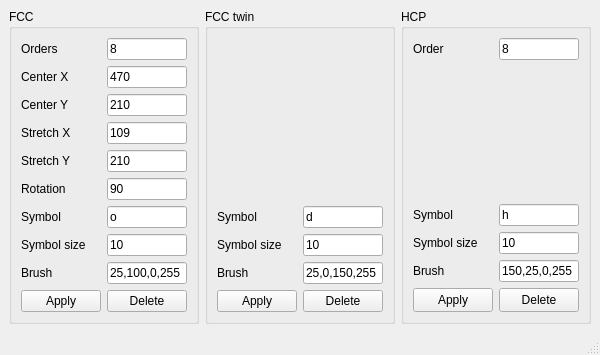
<?xml version="1.0" encoding="UTF-8"?>
<ui version="4.0">
 <class>MainWindow</class>
 <widget class="QMainWindow" name="MainWindow">
  <property name="geometry">
   <rect>
    <x>0</x>
    <y>0</y>
    <width>558</width>
    <height>355</height>
   </rect>
  </property>
  <property name="windowTitle">
   <string>MainWindow</string>
  </property>
  <widget class="QWidget" name="centralwidget">
   <layout class="QHBoxLayout" name="horizontalLayout">
    <item>
     <widget class="QGroupBox" name="groupBox">
      <property name="sizePolicy">
       <sizepolicy hsizetype="Expanding" vsizetype="Expanding">
        <horstretch>0</horstretch>
        <verstretch>0</verstretch>
       </sizepolicy>
      </property>
      <property name="title">
       <string>FCC</string>
      </property>
      <layout class="QFormLayout" name="formLayout_2">
       <item row="0" column="0">
        <widget class="QLabel" name="label_9">
         <property name="text">
          <string>Orders</string>
         </property>
        </widget>
       </item>
       <item row="0" column="1">
        <widget class="QLineEdit" name="lineEdit_9">
         <property name="text">
          <string>8</string>
         </property>
        </widget>
       </item>
       <item row="1" column="0">
        <widget class="QLabel" name="label">
         <property name="sizePolicy">
          <sizepolicy hsizetype="Expanding" vsizetype="Expanding">
           <horstretch>0</horstretch>
           <verstretch>0</verstretch>
          </sizepolicy>
         </property>
         <property name="text">
          <string>Center X</string>
         </property>
        </widget>
       </item>
       <item row="1" column="1">
        <widget class="QLineEdit" name="lineEdit">
         <property name="text">
          <string>470</string>
         </property>
        </widget>
       </item>
       <item row="2" column="0">
        <widget class="QLabel" name="label_2">
         <property name="sizePolicy">
          <sizepolicy hsizetype="Expanding" vsizetype="Expanding">
           <horstretch>0</horstretch>
           <verstretch>0</verstretch>
          </sizepolicy>
         </property>
         <property name="text">
          <string>Center Y</string>
         </property>
        </widget>
       </item>
       <item row="2" column="1">
        <widget class="QLineEdit" name="lineEdit_2">
         <property name="text">
          <string>210</string>
         </property>
        </widget>
       </item>
       <item row="3" column="0">
        <widget class="QLabel" name="label_3">
         <property name="sizePolicy">
          <sizepolicy hsizetype="Expanding" vsizetype="Expanding">
           <horstretch>0</horstretch>
           <verstretch>0</verstretch>
          </sizepolicy>
         </property>
         <property name="text">
          <string>Stretch X</string>
         </property>
        </widget>
       </item>
       <item row="3" column="1">
        <widget class="QLineEdit" name="lineEdit_3">
         <property name="text">
          <string>109</string>
         </property>
        </widget>
       </item>
       <item row="4" column="0">
        <widget class="QLabel" name="label_4">
         <property name="sizePolicy">
          <sizepolicy hsizetype="Expanding" vsizetype="Expanding">
           <horstretch>0</horstretch>
           <verstretch>0</verstretch>
          </sizepolicy>
         </property>
         <property name="text">
          <string>Stretch Y</string>
         </property>
        </widget>
       </item>
       <item row="4" column="1">
        <widget class="QLineEdit" name="lineEdit_4">
         <property name="text">
          <string>210</string>
         </property>
        </widget>
       </item>
       <item row="5" column="0">
        <widget class="QLabel" name="label_5">
         <property name="sizePolicy">
          <sizepolicy hsizetype="Expanding" vsizetype="Expanding">
           <horstretch>0</horstretch>
           <verstretch>0</verstretch>
          </sizepolicy>
         </property>
         <property name="text">
          <string>Rotation</string>
         </property>
        </widget>
       </item>
       <item row="5" column="1">
        <widget class="QLineEdit" name="lineEdit_5">
         <property name="text">
          <string>90</string>
         </property>
        </widget>
       </item>
       <item row="6" column="0">
        <widget class="QLabel" name="label_6">
         <property name="text">
          <string>Symbol</string>
         </property>
        </widget>
       </item>
       <item row="6" column="1">
        <widget class="QLineEdit" name="lineEdit_7">
         <property name="text">
          <string>o</string>
         </property>
        </widget>
       </item>
       <item row="7" column="0">
        <widget class="QLabel" name="label_8">
         <property name="sizePolicy">
          <sizepolicy hsizetype="Expanding" vsizetype="Expanding">
           <horstretch>0</horstretch>
           <verstretch>0</verstretch>
          </sizepolicy>
         </property>
         <property name="text">
          <string>Symbol size</string>
         </property>
        </widget>
       </item>
       <item row="7" column="1">
        <widget class="QLineEdit" name="lineEdit_6">
         <property name="text">
          <string>10</string>
         </property>
        </widget>
       </item>
       <item row="8" column="0">
        <widget class="QLabel" name="label_7">
         <property name="text">
          <string>Brush</string>
         </property>
        </widget>
       </item>
       <item row="8" column="1">
        <widget class="QLineEdit" name="lineEdit_8">
         <property name="text">
          <string>25,100,0,255</string>
         </property>
        </widget>
       </item>
       <item row="10" column="0">
        <widget class="QPushButton" name="pushButton">
         <property name="sizePolicy">
          <sizepolicy hsizetype="Minimum" vsizetype="Expanding">
           <horstretch>0</horstretch>
           <verstretch>0</verstretch>
          </sizepolicy>
         </property>
         <property name="text">
          <string>Apply</string>
         </property>
        </widget>
       </item>
       <item row="10" column="1">
        <widget class="QPushButton" name="pushButton_2">
         <property name="sizePolicy">
          <sizepolicy hsizetype="Minimum" vsizetype="Expanding">
           <horstretch>0</horstretch>
           <verstretch>0</verstretch>
          </sizepolicy>
         </property>
         <property name="text">
          <string>Delete</string>
         </property>
        </widget>
       </item>
      </layout>
     </widget>
    </item>
    <item>
     <widget class="QGroupBox" name="groupBox_2">
      <property name="sizePolicy">
       <sizepolicy hsizetype="Expanding" vsizetype="Expanding">
        <horstretch>0</horstretch>
        <verstretch>0</verstretch>
       </sizepolicy>
      </property>
      <property name="title">
       <string>FCC twin</string>
      </property>
      <layout class="QFormLayout" name="formLayout_3">
       <item row="0" column="0">
        <spacer name="verticalSpacer_13">
         <property name="orientation">
          <enum>Qt::Vertical</enum>
         </property>
         <property name="sizeHint" stdset="0">
          <size>
           <width>20</width>
           <height>40</height>
          </size>
         </property>
        </spacer>
       </item>
       <item row="0" column="1">
        <spacer name="verticalSpacer_14">
         <property name="orientation">
          <enum>Qt::Vertical</enum>
         </property>
         <property name="sizeHint" stdset="0">
          <size>
           <width>20</width>
           <height>40</height>
          </size>
         </property>
        </spacer>
       </item>
       <item row="1" column="0">
        <spacer name="verticalSpacer">
         <property name="orientation">
          <enum>Qt::Vertical</enum>
         </property>
         <property name="sizeHint" stdset="0">
          <size>
           <width>20</width>
           <height>40</height>
          </size>
         </property>
        </spacer>
       </item>
       <item row="1" column="1">
        <spacer name="verticalSpacer_2">
         <property name="orientation">
          <enum>Qt::Vertical</enum>
         </property>
         <property name="sizeHint" stdset="0">
          <size>
           <width>20</width>
           <height>40</height>
          </size>
         </property>
        </spacer>
       </item>
       <item row="2" column="0">
        <spacer name="verticalSpacer_3">
         <property name="orientation">
          <enum>Qt::Vertical</enum>
         </property>
         <property name="sizeHint" stdset="0">
          <size>
           <width>20</width>
           <height>40</height>
          </size>
         </property>
        </spacer>
       </item>
       <item row="2" column="1">
        <spacer name="verticalSpacer_5">
         <property name="orientation">
          <enum>Qt::Vertical</enum>
         </property>
         <property name="sizeHint" stdset="0">
          <size>
           <width>20</width>
           <height>40</height>
          </size>
         </property>
        </spacer>
       </item>
       <item row="3" column="0">
        <spacer name="verticalSpacer_4">
         <property name="orientation">
          <enum>Qt::Vertical</enum>
         </property>
         <property name="sizeHint" stdset="0">
          <size>
           <width>20</width>
           <height>40</height>
          </size>
         </property>
        </spacer>
       </item>
       <item row="3" column="1">
        <spacer name="verticalSpacer_6">
         <property name="orientation">
          <enum>Qt::Vertical</enum>
         </property>
         <property name="sizeHint" stdset="0">
          <size>
           <width>20</width>
           <height>40</height>
          </size>
         </property>
        </spacer>
       </item>
       <item row="4" column="0">
        <widget class="QLabel" name="label_15">
         <property name="text">
          <string>Symbol</string>
         </property>
        </widget>
       </item>
       <item row="4" column="1">
        <widget class="QLineEdit" name="lineEdit_15">
         <property name="text">
          <string>d</string>
         </property>
        </widget>
       </item>
       <item row="5" column="0">
        <widget class="QLabel" name="label_14">
         <property name="sizePolicy">
          <sizepolicy hsizetype="Expanding" vsizetype="Expanding">
           <horstretch>0</horstretch>
           <verstretch>0</verstretch>
          </sizepolicy>
         </property>
         <property name="text">
          <string>Symbol size</string>
         </property>
        </widget>
       </item>
       <item row="5" column="1">
        <widget class="QLineEdit" name="lineEdit_14">
         <property name="text">
          <string>10</string>
         </property>
        </widget>
       </item>
       <item row="6" column="0">
        <widget class="QLabel" name="label_16">
         <property name="text">
          <string>Brush</string>
         </property>
        </widget>
       </item>
       <item row="6" column="1">
        <widget class="QLineEdit" name="lineEdit_16">
         <property name="text">
          <string>25,0,150,255</string>
         </property>
        </widget>
       </item>
       <item row="8" column="0">
        <widget class="QPushButton" name="pushButton_3">
         <property name="sizePolicy">
          <sizepolicy hsizetype="Minimum" vsizetype="Expanding">
           <horstretch>0</horstretch>
           <verstretch>0</verstretch>
          </sizepolicy>
         </property>
         <property name="text">
          <string>Apply</string>
         </property>
        </widget>
       </item>
       <item row="8" column="1">
        <widget class="QPushButton" name="pushButton_4">
         <property name="sizePolicy">
          <sizepolicy hsizetype="Minimum" vsizetype="Expanding">
           <horstretch>0</horstretch>
           <verstretch>0</verstretch>
          </sizepolicy>
         </property>
         <property name="text">
          <string>Delete</string>
         </property>
        </widget>
       </item>
      </layout>
     </widget>
    </item>
    <item>
     <widget class="QGroupBox" name="groupBox_3">
      <property name="sizePolicy">
       <sizepolicy hsizetype="Expanding" vsizetype="Expanding">
        <horstretch>0</horstretch>
        <verstretch>0</verstretch>
       </sizepolicy>
      </property>
      <property name="title">
       <string>HCP</string>
      </property>
      <layout class="QFormLayout" name="formLayout_4">
       <item row="4" column="0">
        <widget class="QLabel" name="label_17">
         <property name="text">
          <string>Symbol</string>
         </property>
        </widget>
       </item>
       <item row="4" column="1">
        <widget class="QLineEdit" name="lineEdit_17">
         <property name="text">
          <string>h</string>
         </property>
        </widget>
       </item>
       <item row="5" column="0">
        <widget class="QLabel" name="label_18">
         <property name="sizePolicy">
          <sizepolicy hsizetype="Expanding" vsizetype="Expanding">
           <horstretch>0</horstretch>
           <verstretch>0</verstretch>
          </sizepolicy>
         </property>
         <property name="text">
          <string>Symbol size</string>
         </property>
        </widget>
       </item>
       <item row="5" column="1">
        <widget class="QLineEdit" name="lineEdit_18">
         <property name="text">
          <string>10</string>
         </property>
        </widget>
       </item>
       <item row="6" column="0">
        <widget class="QLabel" name="label_19">
         <property name="text">
          <string>Brush</string>
         </property>
        </widget>
       </item>
       <item row="6" column="1">
        <widget class="QLineEdit" name="lineEdit_19">
         <property name="text">
          <string>150,25,0,255</string>
         </property>
        </widget>
       </item>
       <item row="8" column="0">
        <widget class="QPushButton" name="pushButton_5">
         <property name="sizePolicy">
          <sizepolicy hsizetype="Minimum" vsizetype="Expanding">
           <horstretch>0</horstretch>
           <verstretch>0</verstretch>
          </sizepolicy>
         </property>
         <property name="text">
          <string>Apply</string>
         </property>
        </widget>
       </item>
       <item row="8" column="1">
        <widget class="QPushButton" name="pushButton_6">
         <property name="sizePolicy">
          <sizepolicy hsizetype="Minimum" vsizetype="Expanding">
           <horstretch>0</horstretch>
           <verstretch>0</verstretch>
          </sizepolicy>
         </property>
         <property name="text">
          <string>Delete</string>
         </property>
        </widget>
       </item>
       <item row="1" column="0">
        <spacer name="verticalSpacer_7">
         <property name="orientation">
          <enum>Qt::Vertical</enum>
         </property>
         <property name="sizeHint" stdset="0">
          <size>
           <width>20</width>
           <height>40</height>
          </size>
         </property>
        </spacer>
       </item>
       <item row="1" column="1">
        <spacer name="verticalSpacer_8">
         <property name="orientation">
          <enum>Qt::Vertical</enum>
         </property>
         <property name="sizeHint" stdset="0">
          <size>
           <width>20</width>
           <height>40</height>
          </size>
         </property>
        </spacer>
       </item>
       <item row="2" column="0">
        <spacer name="verticalSpacer_9">
         <property name="orientation">
          <enum>Qt::Vertical</enum>
         </property>
         <property name="sizeHint" stdset="0">
          <size>
           <width>20</width>
           <height>40</height>
          </size>
         </property>
        </spacer>
       </item>
       <item row="3" column="0">
        <spacer name="verticalSpacer_10">
         <property name="orientation">
          <enum>Qt::Vertical</enum>
         </property>
         <property name="sizeHint" stdset="0">
          <size>
           <width>20</width>
           <height>40</height>
          </size>
         </property>
        </spacer>
       </item>
       <item row="2" column="1">
        <spacer name="verticalSpacer_11">
         <property name="orientation">
          <enum>Qt::Vertical</enum>
         </property>
         <property name="sizeHint" stdset="0">
          <size>
           <width>20</width>
           <height>40</height>
          </size>
         </property>
        </spacer>
       </item>
       <item row="3" column="1">
        <spacer name="verticalSpacer_12">
         <property name="orientation">
          <enum>Qt::Vertical</enum>
         </property>
         <property name="sizeHint" stdset="0">
          <size>
           <width>20</width>
           <height>40</height>
          </size>
         </property>
        </spacer>
       </item>
       <item row="0" column="0">
        <widget class="QLabel" name="label_10">
         <property name="text">
          <string>Order</string>
         </property>
        </widget>
       </item>
       <item row="0" column="1">
        <widget class="QLineEdit" name="lineEdit_10">
         <property name="text">
          <string>8</string>
         </property>
        </widget>
       </item>
      </layout>
     </widget>
    </item>
   </layout>
  </widget>
  <widget class="QMenuBar" name="menubar">
   <property name="geometry">
    <rect>
     <x>0</x>
     <y>0</y>
     <width>558</width>
     <height>21</height>
    </rect>
   </property>
  </widget>
  <widget class="QStatusBar" name="statusbar"/>
 </widget>
 <resources/>
 <connections/>
</ui>
